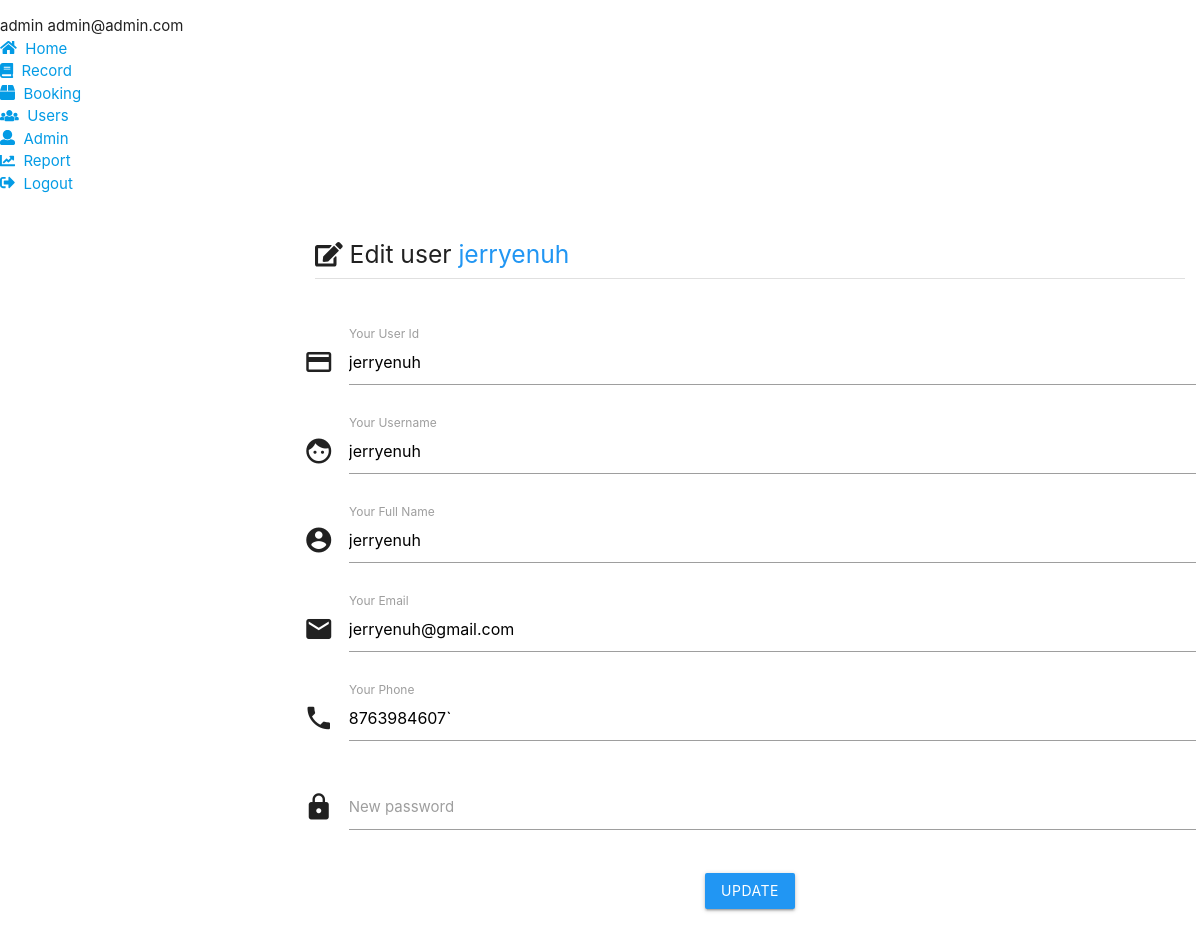
The app's page /booking/admin/users_edit.php?id=jerryenuh (signed in) with its own data.
### tables this page shows
CREATE TABLE `users` (
  `user_id` varchar(15) NOT NULL,
  `user_username` varchar(15) NOT NULL,
  `user_pwd` char(70) NOT NULL,
  `user_name` varchar(255) NOT NULL,
  `user_email` varchar(30) NOT NULL,
  `user_phone` varchar(15) NOT NULL
);

### booking/admin/users_edit.php (the view, shortened to what this page needs)
<?php
  include 'navbar.php';
  require '../model/db.php';
  if (isset($_REQUEST['id'])) {
    $id = mysqli_real_escape_string($conn, $_REQUEST['id']);
    $sql = "SELECT * FROM `users` WHERE `user_id`='$id'";
    $result = mysqli_query($conn, $sql);
    $row = mysqli_fetch_array($result);
  }
?>
<div class="wrapper">
  <section class="section">
    <div class="container2">
      <h5><i class="fas fa-edit"></i> Edit user <span class="blue-text"><?php echo $row['user_id']; ?></span></h5>
      <div class="divider"></div><br><br>
      <form class="col s12" method="POST" action="<?php echo htmlspecialchars($_SERVER["PHP_SELF"]); ?>" novalidate>
        <div class="row">
          <div class="input-field">
            <i class="material-icons prefix">credit_card</i>
            <input type="text" id="id" name="id" value="<?php echo $row['user_id']; ?>">
            <label for="id">Your User Id</label>
          </div>
        </div>
        <div class="row">
          <div class="input-field">
            <i class="material-icons prefix">face</i>
            <input type="text" id="uname" name="username" value="<?php echo $row['user_username']; ?>">
            <label for="uname">Your Username</label>
          </div>
        </div>
        <div class="row">
          <div class="input-field">
            <i class="material-icons prefix">account_circle</i>
            <input type="text" id="name" name="name" value="<?php echo $row['user_name']; ?>">
            <label for="name">Your Full Name</label>
          </div>
        </div>
        <div class="row">
          <div class="input-field">
            <i class="material-icons prefix">email</i>
            <input type="email" id="email" name="email" value="<?php echo $row['user_email']; ?>">
            <label for="email">Your Email</label>
          </div>
        </div>
        <div class="row">
          <div class="input-field">
            <i class="material-icons prefix">local_phone</i>
            <input type="text" id="phone" name="phone" value="<?php echo $row['user_phone']; ?>">
            <label for="phone">Your Phone</label>
          </div>
        </div>
        <div class="row">
          <div class="input-field">
            <i class="material-icons prefix">lock</i>
            <input type="password" id="password" name="password">
            <label for="userid">New password</label>
          </div>
        </div>
        <div class="row">
          <div class="center">
            <button type="submit" class="waves-effect waves-light btn blue" name="submit">Update</button>
          </div>
        </div>
      </form>
    </div>
  </section>
</div>
<?php
  include 'footer.php';
?>

### booking/css/style.css (style rules this page uses)
.wrapper { padding-left: 300px; }
.container2 { padding: 0 1em; }

### records on screen
users: user_id "jerryenuh", id "jerryenuh", username "jerryenuh", name "jerryenuh", email "jerryenuh@gmail.com", phone "8763984607`"

### other values on screen
$_SESSION['admin_uname'] "admin"
$_SESSION['admin_email'] "admin@admin.com"
